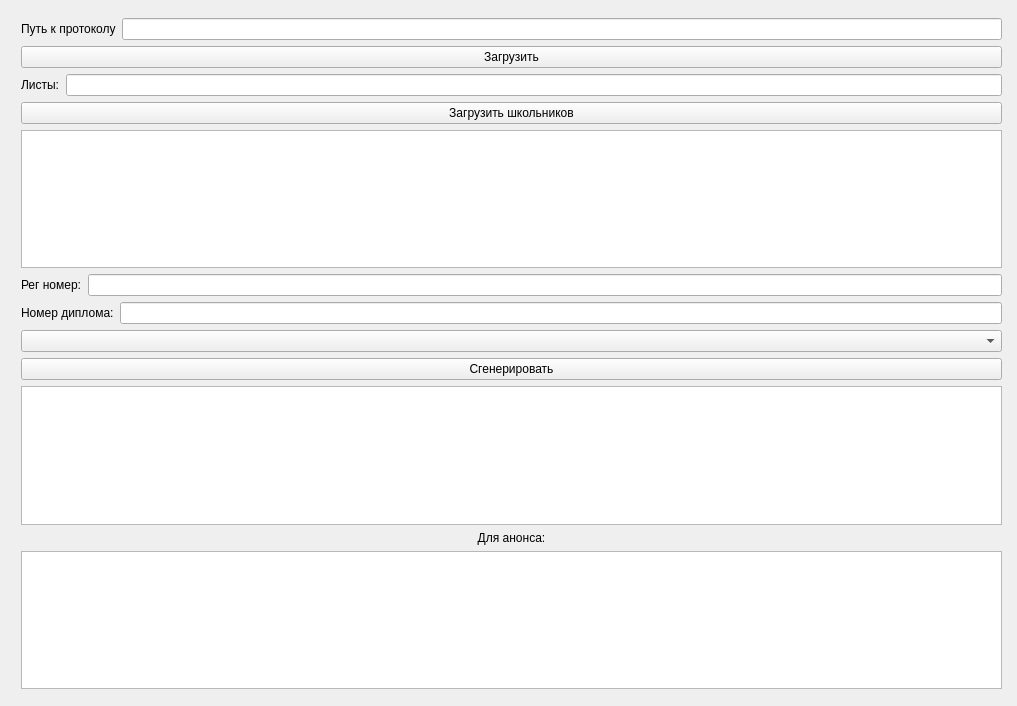
<?xml version="1.0" encoding="UTF-8"?>
<ui version="4.0">
 <class>Form</class>
 <widget class="QWidget" name="Form">
  <property name="geometry">
   <rect>
    <x>0</x>
    <y>0</y>
    <width>1017</width>
    <height>706</height>
   </rect>
  </property>
  <property name="windowTitle">
   <string>ДипломоГенератор</string>
  </property>
  <widget class="QWidget" name="verticalLayoutWidget">
   <property name="geometry">
    <rect>
     <x>21</x>
     <y>18</y>
     <width>981</width>
     <height>671</height>
    </rect>
   </property>
   <layout class="QVBoxLayout" name="verticalLayout">
    <item>
     <layout class="QHBoxLayout" name="horizontalLayout">
      <item>
       <widget class="QLabel" name="label">
        <property name="text">
         <string>Путь к протоколу</string>
        </property>
       </widget>
      </item>
      <item>
       <widget class="QLineEdit" name="lineEditProtocol">
        <property name="minimumSize">
         <size>
          <width>500</width>
          <height>0</height>
         </size>
        </property>
        <property name="text">
         <string/>
        </property>
       </widget>
      </item>
     </layout>
    </item>
    <item>
     <widget class="QPushButton" name="pushButtonLoad">
      <property name="text">
       <string>Загрузить</string>
      </property>
     </widget>
    </item>
    <item>
     <layout class="QHBoxLayout" name="horizontalLayout_4">
      <item>
       <widget class="QLabel" name="label_4">
        <property name="text">
         <string>Листы:</string>
        </property>
       </widget>
      </item>
      <item>
       <widget class="QLineEdit" name="lineEditSheets"/>
      </item>
     </layout>
    </item>
    <item>
     <widget class="QPushButton" name="pushButtonLoadPeople">
      <property name="text">
       <string>Загрузить школьников</string>
      </property>
     </widget>
    </item>
    <item>
     <widget class="QTextBrowser" name="textBrowserPeoples">
      <property name="readOnly">
       <bool>false</bool>
      </property>
     </widget>
    </item>
    <item>
     <layout class="QHBoxLayout" name="horizontalLayout_2">
      <item>
       <widget class="QLabel" name="label_2">
        <property name="text">
         <string>Рег номер:</string>
        </property>
       </widget>
      </item>
      <item>
       <widget class="QLineEdit" name="lineEditRegNumber">
        <property name="text">
         <string/>
        </property>
       </widget>
      </item>
     </layout>
    </item>
    <item>
     <layout class="QHBoxLayout" name="horizontalLayout_3">
      <item>
       <widget class="QLabel" name="label_3">
        <property name="text">
         <string>Номер диплома:</string>
        </property>
       </widget>
      </item>
      <item>
       <widget class="QLineEdit" name="lineEditNumber">
        <property name="text">
         <string/>
        </property>
       </widget>
      </item>
     </layout>
    </item>
    <item>
     <widget class="QComboBox" name="comboBoxSubject">
      <property name="maximumSize">
       <size>
        <width>167777</width>
        <height>16777215</height>
       </size>
      </property>
     </widget>
    </item>
    <item>
     <widget class="QPushButton" name="pushButtonMake">
      <property name="text">
       <string>Сгенерировать</string>
      </property>
     </widget>
    </item>
    <item>
     <widget class="QTextBrowser" name="textBrowserOutput">
      <property name="documentTitle">
       <string/>
      </property>
      <property name="readOnly">
       <bool>true</bool>
      </property>
     </widget>
    </item>
    <item>
     <widget class="QLabel" name="label_5">
      <property name="text">
       <string>Для анонса:</string>
      </property>
      <property name="alignment">
       <set>Qt::AlignCenter</set>
      </property>
     </widget>
    </item>
    <item>
     <widget class="QTextBrowser" name="textBrowserPreview"/>
    </item>
   </layout>
  </widget>
 </widget>
 <resources/>
 <connections/>
</ui>
